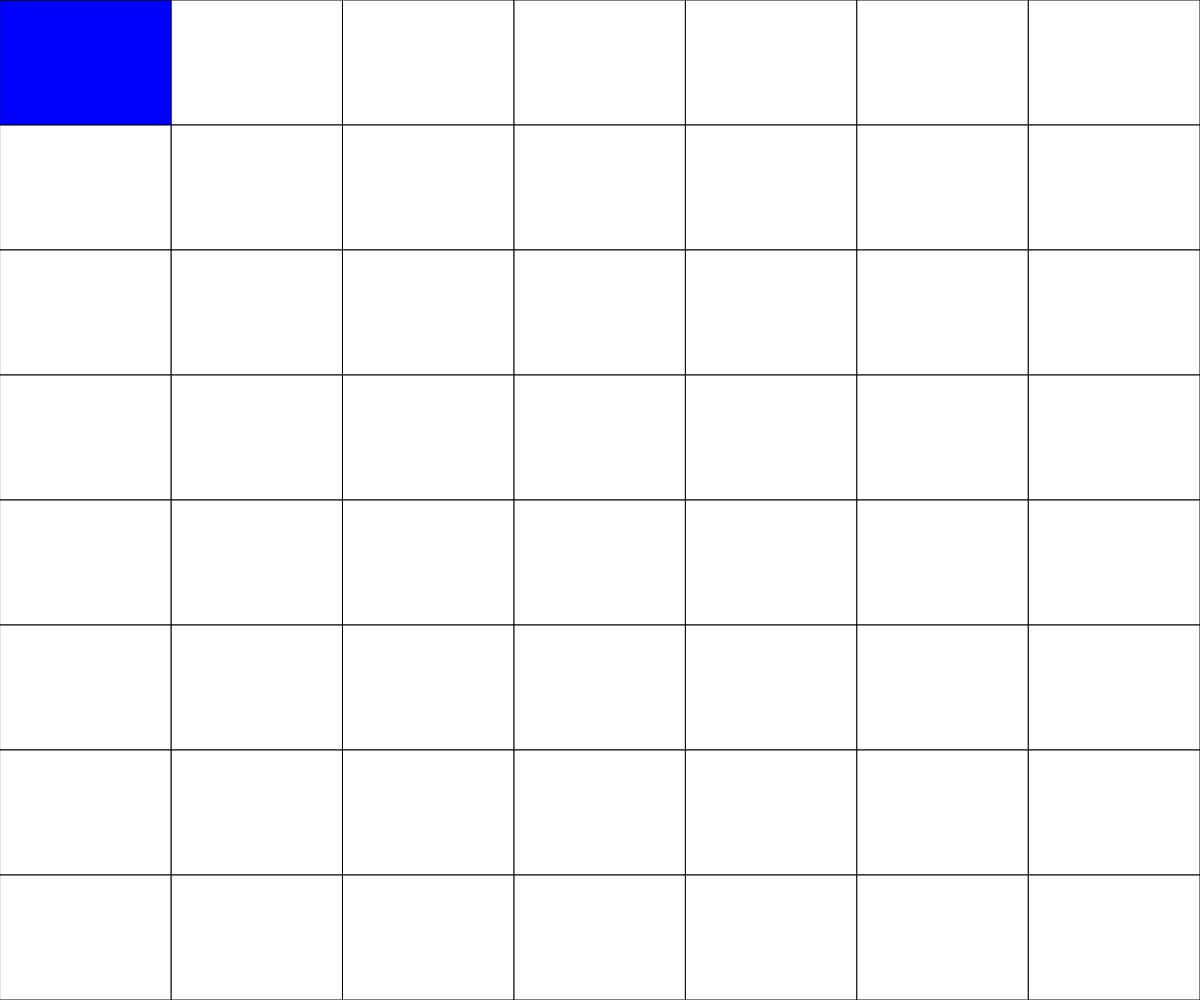
Frame 1 (no input)
Frame 60 (no input): identical to frame 1, image omitted
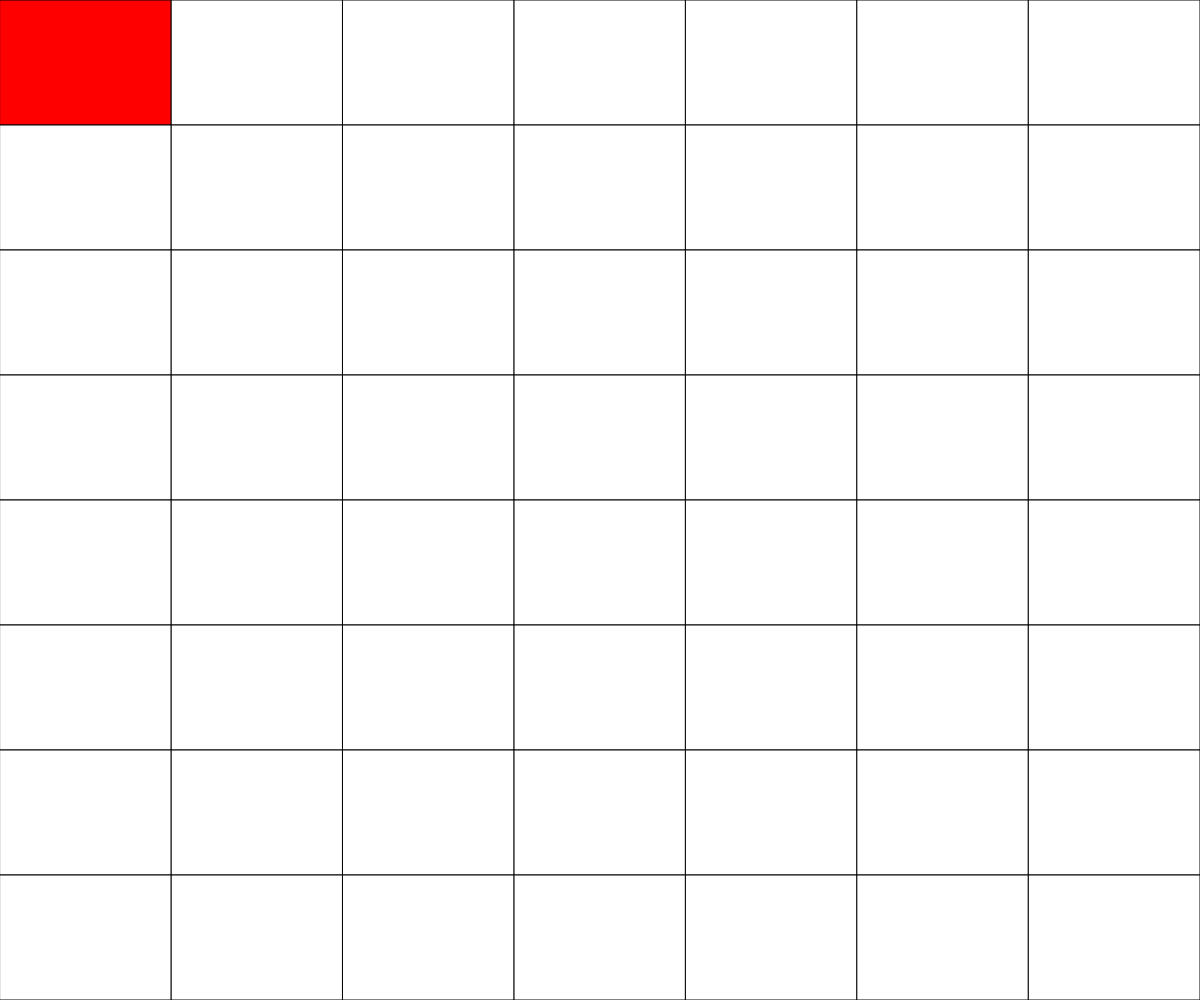
Frame 120 (the mouse pressed at the canvas centre since frame 60)

The p5.js sketch that drew these frames (run headless with seeded random() and noise() and a simulated clock; from frame 60 on, the mouse is pressed at the canvas centre):

// p5.js sketch
// ── sketch.js
const ROWS = 8;
const COLS = 7;
let grid, cellWidth, cellHeight;
let playerX = 0;
let playerY = 0;
let playerColor = "blue";

function setup() {
  createCanvas(windowWidth, windowHeight);

  grid = createEmptyGrid(COLS, ROWS);
  cellWidth = width / COLS;
  cellHeight = height / ROWS;
  //add player to grid
  grid[playerY][playerX] = 9;
}

function draw() {
  background(220);
  displayGrid();
}

function mousePressed() {
  let x = Math.floor(mouseX / cellWidth);
  let y = Math.floor(mouseY / cellHeight);

  if (playerColor === "blue"){
    playerColor = "red";
  }
  else if (playerColor === "red"){
    playerColor = "blue";
  }
}

function keyPressed() {
  if (key === "d") {
    movePlayer(playerX+1, playerY, playerX, playerY, "right");
  }
  if (key === "a") {
    movePlayer(playerX-1, playerY, playerX, playerY, "left");
  }

}

function movePlayer(x, y, oldX, oldY, direction) {
  if (x >= 0 && x < COLS && y >= 0 && y < ROWS && grid[y][x] !== 1) {
    grid[y][x] = 9; //new player location
    grid[oldY][oldX] = 0; //remove player from old spot

    if (direction === "right") {
      playerX += 1;
    }
    if (direction === "left") {
      playerX -= 1;
    }
  }
}

function displayGrid() {
  for (let y=0; y<ROWS; y++) {
    for (let x=0; x<COLS; x++) {
      if (grid[y][x] === 0) {
        fill("white");
      }
      else if (grid[y][x] === 9) {
        fill(playerColor);
      }
      rect(x*cellWidth, y*cellHeight, cellWidth, cellHeight);
    }
  }
}

function createEmptyGrid(cols, rows) {
  let empty = [];
  for (let y=0; y<rows; y++) {
    empty.push([]);
    for (let x=0; x<cols; x++) {
      empty[y].push(0);
    }
  }
  return empty;
}
